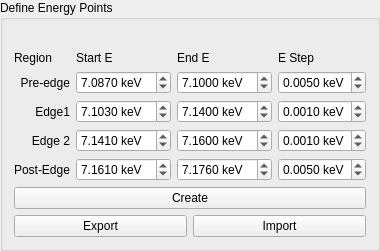
                 <widget class="QGroupBox" name="groupBox_17">
                  <property name="sizePolicy">
                   <sizepolicy hsizetype="Preferred" vsizetype="Fixed">
                    <horstretch>0</horstretch>
                    <verstretch>0</verstretch>
                   </sizepolicy>
                  </property>
                  <property name="styleSheet">
                   <string notr="true"/>
                  </property>
                  <property name="title">
                   <string>Define Energy Points</string>
                  </property>
                  <layout class="QGridLayout" name="gridLayout_17">
                   <item row="4" column="2">
                    <widget class="QDoubleSpinBox" name="dsb_ed2_e">
                     <property name="suffix">
                      <string> keV</string>
                     </property>
                     <property name="decimals">
                      <number>4</number>
                     </property>
                     <property name="minimum">
                      <double>4.000000000000000</double>
                     </property>
                     <property name="maximum">
                      <double>20.000000000000000</double>
                     </property>
                     <property name="singleStep">
                      <double>0.050000000000000</double>
                     </property>
                     <property name="value">
                      <double>7.160000000000000</double>
                     </property>
                    </widget>
                   </item>
                   <item row="3" column="2">
                    <widget class="QDoubleSpinBox" name="dsb_ed1_e">
                     <property name="suffix">
                      <string> keV</string>
                     </property>
                     <property name="decimals">
                      <number>4</number>
                     </property>
                     <property name="minimum">
                      <double>4.000000000000000</double>
                     </property>
                     <property name="maximum">
                      <double>20.000000000000000</double>
                     </property>
                     <property name="singleStep">
                      <double>0.050000000000000</double>
                     </property>
                     <property name="value">
                      <double>7.140000000000000</double>
                     </property>
                    </widget>
                   </item>
                   <item row="5" column="1">
                    <widget class="QDoubleSpinBox" name="dsb_post_s">
                     <property name="suffix">
                      <string> keV</string>
                     </property>
                     <property name="decimals">
                      <number>4</number>
                     </property>
                     <property name="minimum">
                      <double>4.000000000000000</double>
                     </property>
                     <property name="maximum">
                      <double>20.000000000000000</double>
                     </property>
                     <property name="singleStep">
                      <double>0.050000000000000</double>
                     </property>
                     <property name="value">
                      <double>7.161000000000000</double>
                     </property>
                    </widget>
                   </item>
                   <item row="6" column="0" colspan="4">
                    <layout class="QHBoxLayout" name="horizontalLayout_5">
                     <item>
                      <widget class="QPushButton" name="pb_set_epoints">
                       <property name="sizePolicy">
                        <sizepolicy hsizetype="Preferred" vsizetype="Fixed">
                         <horstretch>0</horstretch>
                         <verstretch>0</verstretch>
                        </sizepolicy>
                       </property>
                       <property name="text">
                        <string>Create</string>
                       </property>
                      </widget>
                     </item>
                    </layout>
                   </item>
                   <item row="4" column="0">
                    <widget class="QLabel" name="label_69">
                     <property name="text">
                      <string>Edge 2</string>
                     </property>
                     <property name="alignment">
                      <set>Qt::AlignRight|Qt::AlignTrailing|Qt::AlignVCenter</set>
                     </property>
                    </widget>
                   </item>
                   <item row="2" column="3">
                    <widget class="QDoubleSpinBox" name="sb_pre_p">
                     <property name="suffix">
                      <string> keV</string>
                     </property>
                     <property name="decimals">
                      <number>4</number>
                     </property>
                     <property name="minimum">
                      <double>0.000300000000000</double>
                     </property>
                     <property name="maximum">
                      <double>0.010000000000000</double>
                     </property>
                     <property name="singleStep">
                      <double>0.000500000000000</double>
                     </property>
                     <property name="value">
                      <double>0.005000000000000</double>
                     </property>
                    </widget>
                   </item>
                   <item row="4" column="1">
                    <widget class="QDoubleSpinBox" name="dsb_ed2_s">
                     <property name="suffix">
                      <string> keV</string>
                     </property>
                     <property name="decimals">
                      <number>4</number>
                     </property>
                     <property name="minimum">
                      <double>4.000000000000000</double>
                     </property>
                     <property name="maximum">
                      <double>20.000000000000000</double>
                     </property>
                     <property name="singleStep">
                      <double>0.050000000000000</double>
                     </property>
                     <property name="value">
                      <double>7.141000000000000</double>
                     </property>
                    </widget>
                   </item>
                   <item row="4" column="3">
                    <widget class="QDoubleSpinBox" name="sb_ed2_p">
                     <property name="suffix">
                      <string> keV</string>
                     </property>
                     <property name="decimals">
                      <number>4</number>
                     </property>
                     <property name="minimum">
                      <double>0.000300000000000</double>
                     </property>
                     <property name="maximum">
                      <double>0.010000000000000</double>
                     </property>
                     <property name="singleStep">
                      <double>0.000500000000000</double>
                     </property>
                     <property name="value">
                      <double>0.001000000000000</double>
                     </property>
                    </widget>
                   </item>
                   <item row="1" column="2">
                    <widget class="QLabel" name="label_67">
                     <property name="text">
                      <string>End E</string>
                     </property>
                    </widget>
                   </item>
                   <item row="1" column="0">
                    <widget class="QLabel" name="label_65">
                     <property name="text">
                      <string>Region</string>
                     </property>
                    </widget>
                   </item>
                   <item row="2" column="0">
                    <widget class="QLabel" name="label_62">
                     <property name="text">
                      <string>Pre-edge</string>
                     </property>
                     <property name="alignment">
                      <set>Qt::AlignRight|Qt::AlignTrailing|Qt::AlignVCenter</set>
                     </property>
                    </widget>
                   </item>
                   <item row="5" column="0">
                    <widget class="QLabel" name="label_64">
                     <property name="text">
                      <string>Post-Edge</string>
                     </property>
                     <property name="alignment">
                      <set>Qt::AlignRight|Qt::AlignTrailing|Qt::AlignVCenter</set>
                     </property>
                    </widget>
                   </item>
                   <item row="2" column="1">
                    <widget class="QDoubleSpinBox" name="dsb_pre_s">
                     <property name="suffix">
                      <string> keV</string>
                     </property>
                     <property name="decimals">
                      <number>4</number>
                     </property>
                     <property name="minimum">
                      <double>4.000000000000000</double>
                     </property>
                     <property name="maximum">
                      <double>25.000000000000000</double>
                     </property>
                     <property name="singleStep">
                      <double>0.050000000000000</double>
                     </property>
                     <property name="value">
                      <double>7.087000000000000</double>
                     </property>
                    </widget>
                   </item>
                   <item row="1" column="3">
                    <widget class="QLabel" name="label_68">
                     <property name="text">
                      <string>E Step</string>
                     </property>
                    </widget>
                   </item>
                   <item row="7" column="0" colspan="4">
                    <layout class="QHBoxLayout" name="horizontalLayout_75">
                     <item>
                      <widget class="QPushButton" name="pb_export_epoints">
                       <property name="sizePolicy">
                        <sizepolicy hsizetype="Preferred" vsizetype="Fixed">
                         <horstretch>0</horstretch>
                         <verstretch>0</verstretch>
                        </sizepolicy>
                       </property>
                       <property name="text">
                        <string>Export</string>
                       </property>
                      </widget>
                     </item>
                     <item>
                      <widget class="QPushButton" name="pb_import_epoints">
                       <property name="sizePolicy">
                        <sizepolicy hsizetype="Preferred" vsizetype="Fixed">
                         <horstretch>0</horstretch>
                         <verstretch>0</verstretch>
                        </sizepolicy>
                       </property>
                       <property name="styleSheet">
                        <string notr="true"/>
                       </property>
                       <property name="text">
                        <string>Import</string>
                       </property>
                      </widget>
                     </item>
                    </layout>
                   </item>
                   <item row="3" column="3">
                    <widget class="QDoubleSpinBox" name="sb_ed1_p">
                     <property name="suffix">
                      <string> keV</string>
                     </property>
                     <property name="decimals">
                      <number>4</number>
                     </property>
                     <property name="maximum">
                      <double>0.010000000000000</double>
                     </property>
                     <property name="singleStep">
                      <double>0.000500000000000</double>
                     </property>
                     <property name="value">
                      <double>0.001000000000000</double>
                     </property>
                    </widget>
                   </item>
                   <item row="5" column="3">
                    <widget class="QDoubleSpinBox" name="sb_post_p">
                     <property name="suffix">
                      <string> keV</string>
                     </property>
                     <property name="decimals">
                      <number>4</number>
                     </property>
                     <property name="minimum">
                      <double>0.000300000000000</double>
                     </property>
                     <property name="maximum">
                      <double>0.010000000000000</double>
                     </property>
                     <property name="singleStep">
                      <double>0.005000000000000</double>
                     </property>
                     <property name="value">
                      <double>0.005000000000000</double>
                     </property>
                    </widget>
                   </item>
                   <item row="1" column="1">
                    <widget class="QLabel" name="label_66">
                     <property name="text">
                      <string>Start E</string>
                     </property>
                    </widget>
                   </item>
                   <item row="5" column="2">
                    <widget class="QDoubleSpinBox" name="dsb_post_e">
                     <property name="suffix">
                      <string> keV</string>
                     </property>
                     <property name="decimals">
                      <number>4</number>
                     </property>
                     <property name="minimum">
                      <double>4.000000000000000</double>
                     </property>
                     <property name="maximum">
                      <double>20.000000000000000</double>
                     </property>
                     <property name="singleStep">
                      <double>0.050000000000000</double>
                     </property>
                     <property name="value">
                      <double>7.176000000000000</double>
                     </property>
                    </widget>
                   </item>
                   <item row="3" column="0">
                    <widget class="QLabel" name="label_63">
                     <property name="text">
                      <string>Edge1</string>
                     </property>
                     <property name="alignment">
                      <set>Qt::AlignRight|Qt::AlignTrailing|Qt::AlignVCenter</set>
                     </property>
                    </widget>
                   </item>
                   <item row="2" column="2">
                    <widget class="QDoubleSpinBox" name="dsb_pre_e">
                     <property name="suffix">
                      <string> keV</string>
                     </property>
                     <property name="decimals">
                      <number>4</number>
                     </property>
                     <property name="minimum">
                      <double>4.000000000000000</double>
                     </property>
                     <property name="maximum">
                      <double>25.000000000000000</double>
                     </property>
                     <property name="singleStep">
                      <double>0.050000000000000</double>
                     </property>
                     <property name="value">
                      <double>7.100000000000000</double>
                     </property>
                    </widget>
                   </item>
                   <item row="3" column="1">
                    <widget class="QDoubleSpinBox" name="dsb_ed1_s">
                     <property name="suffix">
                      <string> keV</string>
                     </property>
                     <property name="decimals">
                      <number>4</number>
                     </property>
                     <property name="minimum">
                      <double>5.000000000000000</double>
                     </property>
                     <property name="maximum">
                      <double>20.000000000000000</double>
                     </property>
                     <property name="singleStep">
                      <double>0.050000000000000</double>
                     </property>
                     <property name="value">
                      <double>7.103000000000000</double>
                     </property>
                    </widget>
                   </item>
                   <item row="0" column="2">
                    <widget class="QLabel" name="label_120">
                     <property name="text">
                      <string/>
                     </property>
                    </widget>
                   </item>
                  </layout>
                 </widget>
